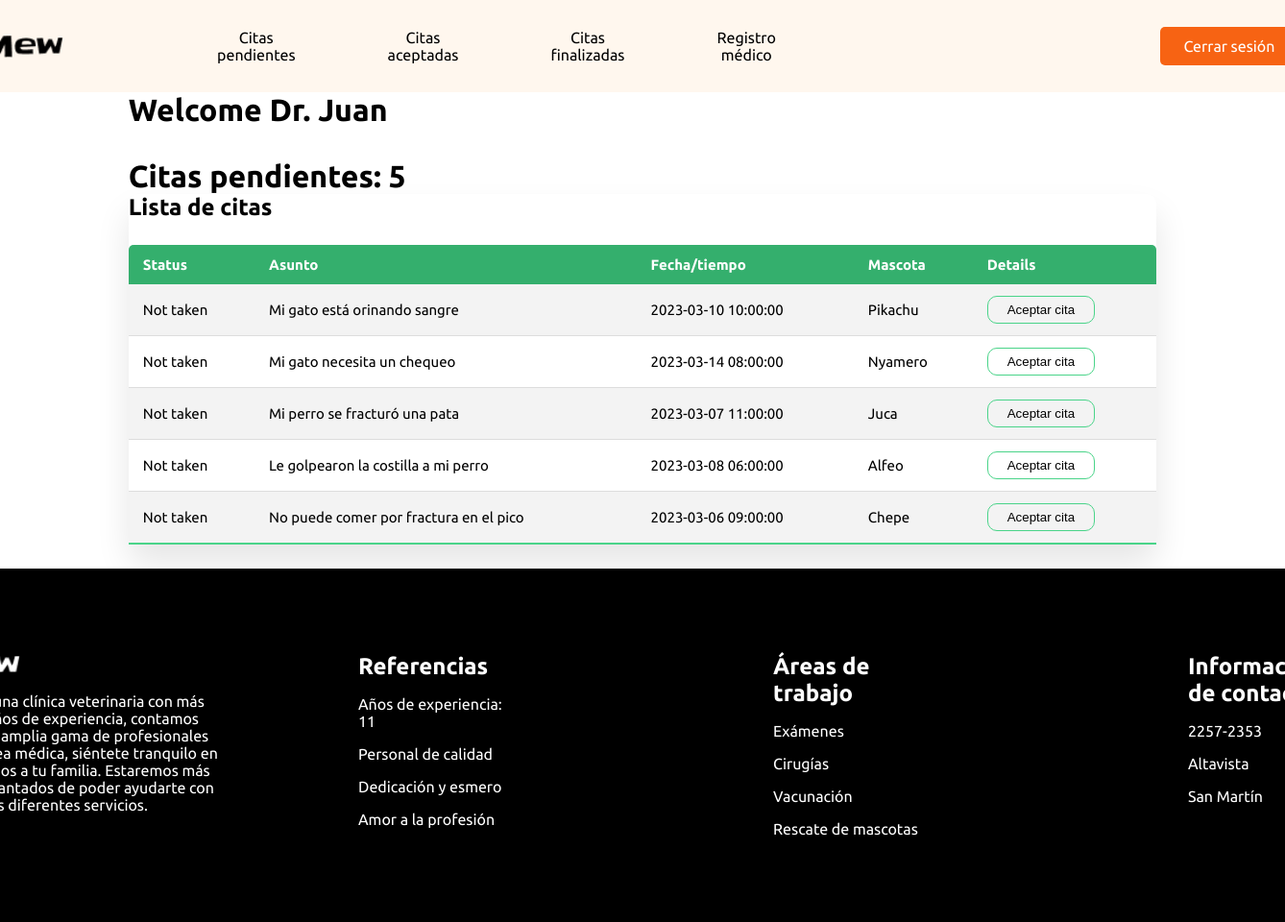
The page /veterinario/php/dashboard.php (signed in) on the database its author committed.
### tables this page shows
CREATE TABLE `veterinario` (
  `id` int NOT NULL,
  `nombre` varchar(255) NOT NULL,
  `apellido` varchar(255) NOT NULL,
  `correo` varchar(255) NOT NULL,
  `contrasenia` varchar(255)  NOT NULL
);

CREATE TABLE `clientemascotas` (
  `id` int NOT NULL,
  `id_mascota` int NOT NULL,
  `id_cliente` int NOT NULL
);

CREATE TABLE `citas` (
  `id_cita` int NOT NULL,
  `asunto` text  NOT NULL,
  `fecha` datetime NOT NULL,
  `estado` varchar(255) NOT NULL,
  `id_cliente` int NOT NULL,
  `id_mascota` int NOT NULL
);

CREATE TABLE `mascota` (
  `id` int NOT NULL,
  `nombre` varchar(255) NOT NULL,
  `especie` varchar(255) NOT NULL,
  `raza` varchar(255) NOT NULL,
  `edad` int NOT NULL,
  `genero` varchar(15) NOT NULL
);

### veterinario/php/recibir_citas.php (called while the page is built, shortened)
<?php
$conexionBD = BD::crearInstancia();
$id_veterinario = $_SESSION['veterinario'];
$sql2 = "SELECT * FROM `veterinario` WHERE id = $id_veterinario";
$consulta2 = $conexionBD->prepare($sql2);
$consulta2->execute();
$veterinario = $consulta2->fetchAll(PDO::FETCH_ASSOC);
$sql = "SELECT * FROM `clientemascotas` INNER JOIN citas ON clientemascotas.id_mascota = citas.id_mascota INNER JOIN mascota ON mascota.id = citas.id_mascota WHERE estado = 'Not taken'";
$consulta = $conexionBD->prepare($sql);
$consulta->execute();
$clienteCitas = $consulta->fetchAll(PDO::FETCH_ASSOC);
?>

### veterinario/php/dashboard.php (the view, shortened to what this page needs)
<?php
include_once('../../user/php/templates/header.php');
include_once('recibir_citas.php');
?>
<link rel="stylesheet" href="../../user/css/styles_vista_veterinario_aceptar.css">
 <div class="cositas-veterinario">
      <div class="name-doc">
        <h1>Welcome Dr. <?php echo $veterinario[0]['nombre'] ?></h1>
      </div>
      <div class="apoimens-v">
        <h1>Citas pendientes: <?php print_r($allCitas['COUNT(*)']) ?></h1>
      </div>
    </div>
      <section class="attendance">
        <div class="attendance-list">
          <h1>Lista de citas</h1>
          <form action="dashboard.php" method="post">
            <table class="table">
              <thead>
                <tr>
                  <th>Status</th>
                  <th>Asunto</th>
                  <th>Fecha/tiempo</th>
                  <th>Mascota</th>
                  <th>Details</th>
                </tr>
              </thead>
              <tbody>
                <?php foreach ($clienteCitas as $cita) { ?>
            <tr>
              <td><?php echo $cita['estado'] ?></td>
              <td><?php echo $cita['asunto'] ?></td>
              <td><?php echo $cita['fecha'] ?></td>
              <td><?php echo $cita['nombre'] ?></td>
              <td><button type="submit" name="accion" value="agregar">Aceptar cita</button></td>
            </tr>
            <?php } ?>
            </tbody>
          </table>
          </form>
        </div>
      </section>
<?php
include_once('../../user/php/templates/footer.php');
?>

### user/css/styles_index.css (style rules this page uses)
* { margin: 0; padding: 0; }
body { width: 100%; justify-content: center; align-items: center; font-family: 'Nunito Sans', sans-serif; font-family: 'Poppins', sans-serif; font-family: 'Ubuntu', sans-serif; }

### user/css/styles_vista_veterinario_aceptar.css (style rules this page uses)
* { margin: 0; padding: 0; }
.cositas-veterinario { display: flex ; flex-direction: column; align-items: start; justify-content: center; width: 80%; margin: 0 auto; gap: 2rem; }
.apoimens-v { display: flex; flex-direction: row; gap: 49rem; }
.attendance { height: auto; width: 80%; margin: 0 auto; }
.attendance-list { background: #fff; border-radius: 10px; box-shadow: 0 20px 35px rgba(0, 0, 0, 0.1); }
.table { border-collapse: collapse; margin: 25px 0; font-size: 15px; min-width: 100%; overflow: hidden; border-radius: 5px 5px 0 0; }
table thead tr { color: #fff; background: #34AF6D; text-align: left; font-weight: bold; }
.table th, .table td { padding: 12px 15px; }
.table tbody tr { border-bottom: 1px solid #ddd; }
.table tbody tr:nth-of-type(odd) { background: #f3f3f3; }
.table tbody tr:last-of-type { border-bottom: 2px solid #4AD489; }
.table button { padding: 6px 20px; border-radius: 10px; cursor: pointer; background: transparent; border: 1px solid #4AD489; }

### rows shown on the page
veterinario: nombre "Juan"
clientemascotas: citas.estado "Not taken", citas.asunto "Mi gato está orinando sangre", citas.fecha "2023-03-10 10:00:00", id_mascota.nombre "Pikachu"
clientemascotas: citas.estado "Not taken", citas.asunto "Mi gato necesita un chequeo", citas.fecha "2023-03-14 08:00:00", id_mascota.nombre "Nyamero"
clientemascotas: citas.estado "Not taken", citas.asunto "Mi perro se fracturó una pata", citas.fecha "2023-03-07 11:00:00", id_mascota.nombre "Juca"
clientemascotas: citas.estado "Not taken", citas.asunto "Le golpearon la costilla a mi perro", citas.fecha "2023-03-08 06:00:00", id_mascota.nombre "Alfeo"
clientemascotas: citas.estado "Not taken", citas.asunto "No puede comer por fractura en el pico", citas.fecha "2023-03-06 09:00:00", id_mascota.nombre "Chepe"
